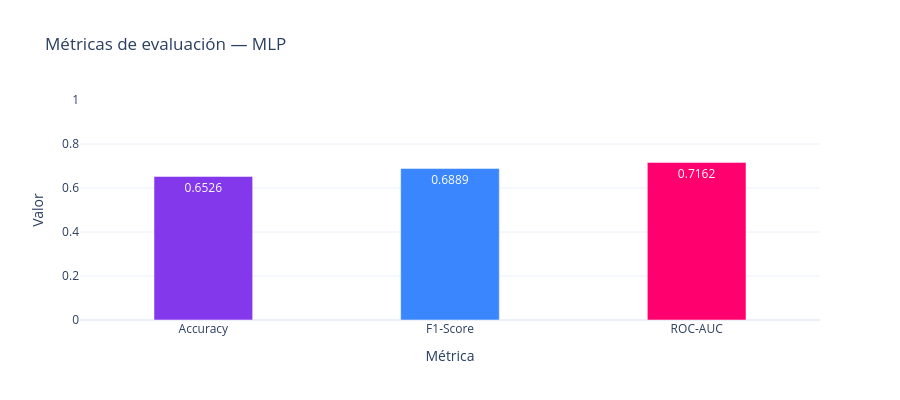

The cell this chart's notebook holds for it:
### Code cell
# -- Visualización 1: Métricas ----------------------------------------------
fig_metricas = go.Figure(go.Bar(
    x=['Accuracy', 'F1-Score', 'ROC-AUC'],
    y=[acc, f1, auc],
    text=[f'{acc:.4f}', f'{f1:.4f}', f'{auc:.4f}'],
    textposition='auto',
    marker_color=['#8338EC', '#3A86FF', '#FF006E'],
    width=0.4
))
fig_metricas.update_layout(
    title='Métricas de evaluación — MLP',
    yaxis=dict(range=[0, 1], title='Valor'),
    xaxis_title='Métrica',
    height=400,
    template='plotly_white'
)
fig_metricas.show()

### Figure 1 — Plotly figure (JSON) as saved in the notebook; plotly's stock layout.template omitted (floating-point values rounded to 4 significant figures)
{"data": [{"marker": {"color": ["#8338EC", "#3A86FF", "#FF006E"]}, "text": ["0.6526", "0.6889", "0.7162"], "textposition": "auto", "type": "bar", "width": 0.4, "x": ["Accuracy", "F1-Score", "ROC-AUC"], "y": [0.6526, 0.6889, 0.7162]}], "layout": {"height": 400, "title": {"text": "Métricas de evaluación — MLP"}, "xaxis": {"title": {"text": "Métrica"}}, "yaxis": {"range": [0, 1], "title": {"text": "Valor"}}}}
